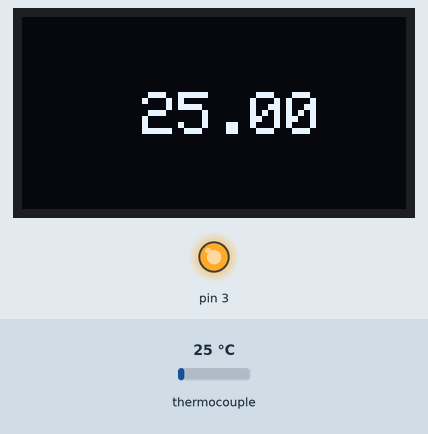
This sketch was run on a simulated Arduino Uno, built with avr-gcc and run on an emulated ATmega328P. On the bench: 128×64 one-colour display, output pins drawn as LEDs (lit = HIGH). Inputs (shaded band) come from the test bench; at power-on: thermocouple 25 °C. What the sketch prints to the serial monitor is not drawn.

Above: at 2.3 s.
2.4 s: thermocouple set to 21 °C
At 3.5 s:
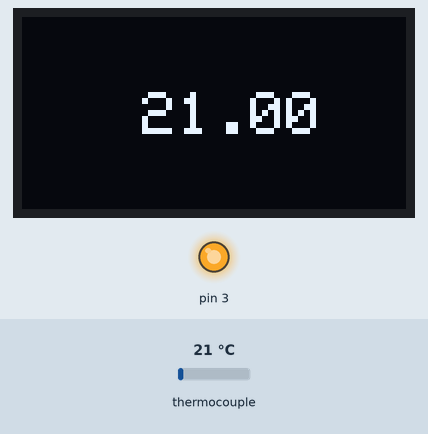
4.0 s: thermocouple set to 6 °C
At 4.8 s:
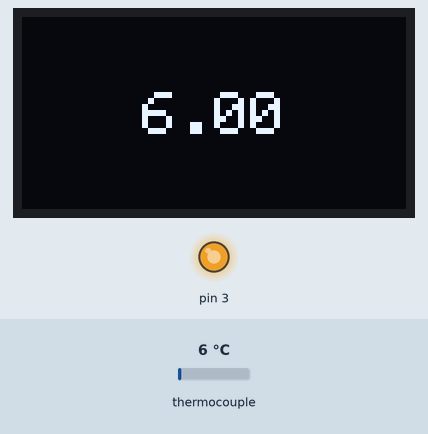
5.6 s: thermocouple set to 75 °C
At 6.0 s:
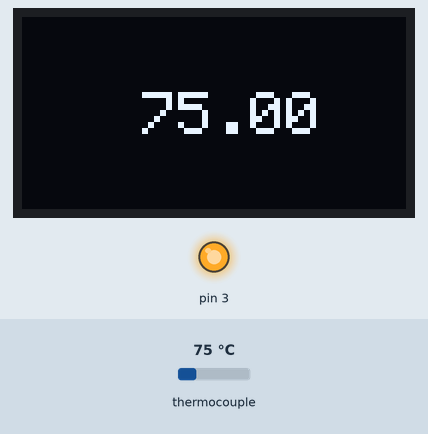
7.2 s: thermocouple set to 2 °C
At 8.5 s:
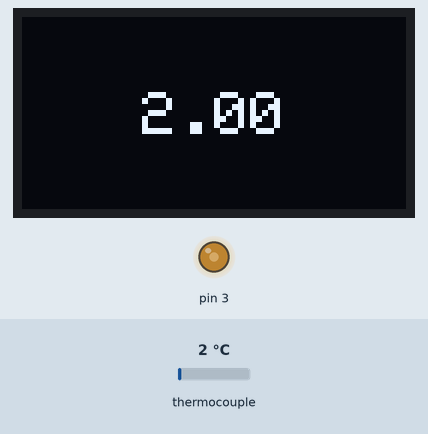
8.8 s: thermocouple set to 43 °C
At 9.7 s:
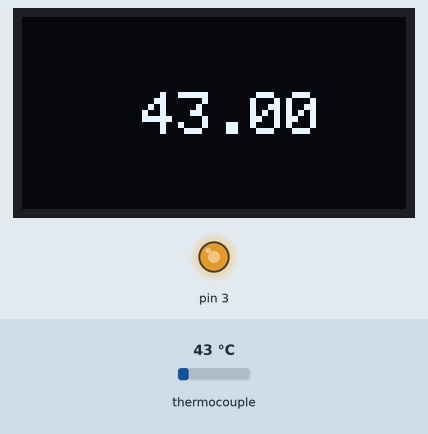
Timing chart, 0 to 11.4 s (numbered marks = the images above; inputs shaded):
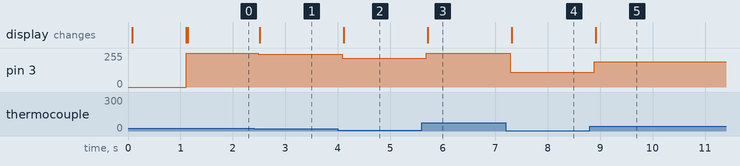

The sketch:

pid_oledi2c_pwm.ino
```cpp
#include <SPI.h>
#include <Wire.h>
#include <Adafruit_SSD1306.h>
#include <Adafruit_GFX.h>

#include <PID_v1.h>
#include "max6675.h"

int thermoDO = 8;
int thermoCS = 9;
int thermoCLK = 10;

MAX6675 thermocouple(thermoCLK, thermoCS, thermoDO);
Adafruit_SSD1306 display(-1);
#if (SSD1306_LCDHEIGHT != 64)
#error("Height incorrect, please fix Adafruit_SSD1306.h!");
#endif

#define OLED_ADDR   0x3C

double Setpoint, Input, Output;
PID myPID(&Input, &Output, &Setpoint, 2, 0, 0, P_ON_M, DIRECT);

void setup()
{
  Serial.begin(9600);

  display.begin(SSD1306_SWITCHCAPVCC, OLED_ADDR);
  display.clearDisplay();
  display.display();

  display.setTextSize(2);
  display.setTextColor(WHITE);
  display.setCursor(15,25);
  display.print("vmlenart");
  display.display();
  delay(1000);
  display.clearDisplay();
  display.display();


  Setpoint = 40;

  myPID.SetMode(AUTOMATIC);
}

void loop()
{
  Serial.println(thermocouple.readCelsius());
  Input = thermocouple.readCelsius();
  myPID.Compute();
  analogWrite(3,255-Output);
  //Serial.println(Output);

     display.clearDisplay();
     display.setTextSize(2.5);
     display.setTextColor(WHITE);
     display.setCursor(40,25);
     display.print(Input);
     display.display();
  /************************************************
   * turn the output pin on/off based on pid output
   ************************************************/

 delay(200);
}
```

Measured:
- after the input at 2.4 s, pin 3: 255/255 → 247/255 after 0.09 s; the display: changes after 0.11 s (image 1)
- after the input at 4.0 s, pin 3: 247/255 → 217/255 after 0.09 s; the display: changes after 0.11 s (image 2)
- after the input at 5.6 s, pin 3: 217/255 → 255/255 after 0.09 s; the display: changes after 0.11 s (image 3)
- after the input at 7.2 s, pin 3: 255/255 → 109/255 after 0.09 s; the display: changes after 0.12 s (image 4)
- after the input at 8.8 s, pin 3: 109/255 → 191/255 after 0.09 s; the display: changes after 0.12 s (image 5)
